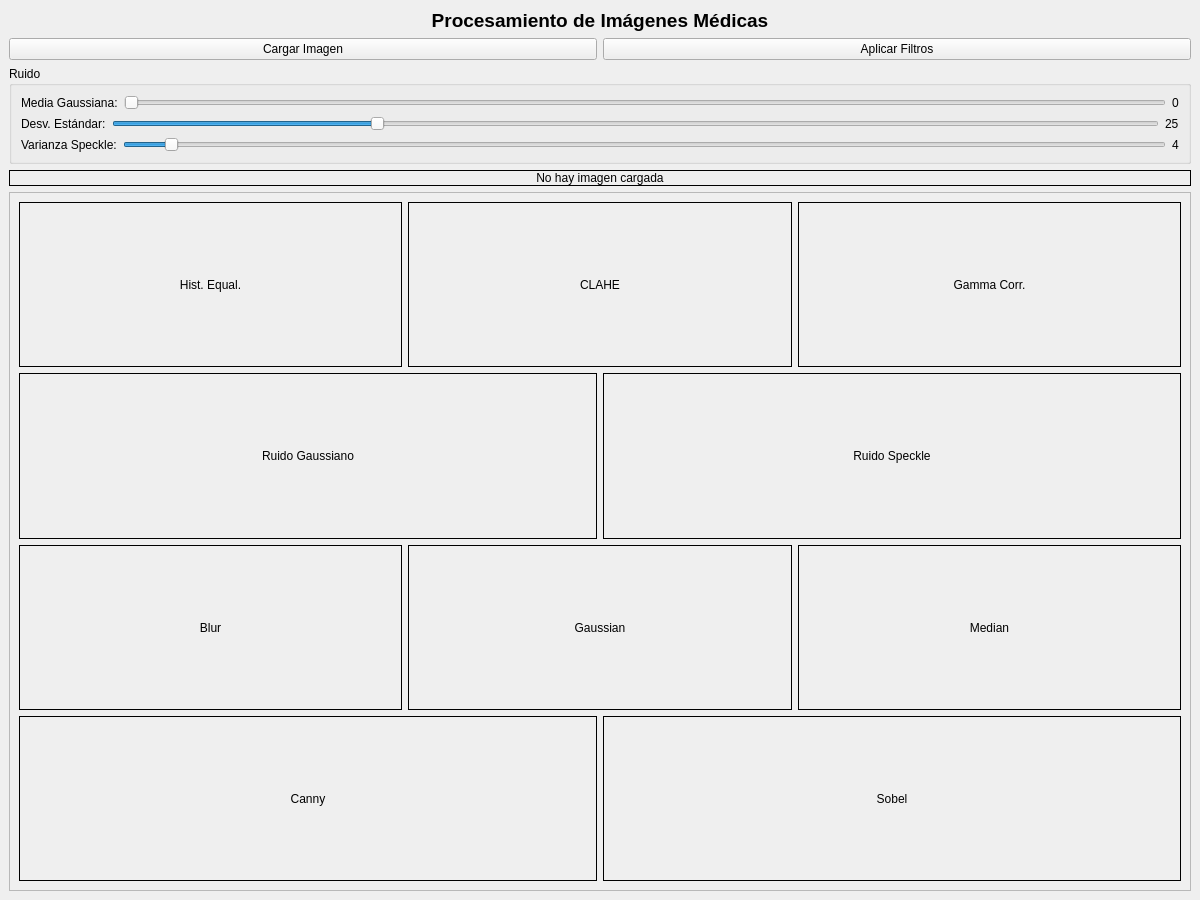
<?xml version="1.0" encoding="UTF-8"?>
<ui version="4.0">
    <class>MainWindow</class>
    <widget class="QMainWindow" name="MainWindow">
        <property name="geometry">
            <rect>
                <x>0</x>
                <y>0</y>
                <width>1200</width>
                <height>900</height>
            </rect>
        </property>
        <property name="windowTitle">
            <string>Vision por Computador - Imágenes Médicas</string>
        </property>
        <widget class="QWidget" name="centralWidget">
            <layout class="QVBoxLayout" name="verticalLayout">

                <!-- Título -->
                <item>
                    <widget class="QLabel" name="titleLabel">
                        <property name="text">
                            <string>Procesamiento de Imágenes Médicas</string>
                        </property>
                        <property name="alignment">
                            <set>Qt::AlignCenter</set>
                        </property>
                        <property name="font">
                            <font>
                                <pointsize>14</pointsize>
                                <weight>75</weight>
                                <bold>true</bold>
                            </font>
                        </property>
                    </widget>
                </item>

                <!-- Botones -->
                <item>
                    <layout class="QHBoxLayout" name="buttonLayout">
                        <item>
                            <widget class="QPushButton" name="loadButton">
                                <property name="text">
                                    <string>Cargar Imagen</string>
                                </property>
                            </widget>
                        </item>
                        <item>
                            <widget class="QPushButton" name="applyButton">
                                <property name="text">
                                    <string>Aplicar Filtros</string>
                                </property>
                            </widget>
                        </item>
                    </layout>
                </item>

                <!-- Grupo: Ruido -->
                <item>
                    <widget class="QGroupBox" name="noiseGroup">
                        <property name="title">
                            <string>Ruido</string>
                        </property>
                        <layout class="QVBoxLayout" name="noiseLayout">
                            <!-- Media Gaussiana -->
                            <item>
                                <layout class="QHBoxLayout" name="meanLayout">
                                    <item>
                                        <widget class="QLabel" name="meanLabel">
                                            <property name="text">
                                                <string>Media Gaussiana:</string>
                                            </property>
                                        </widget>
                                    </item>
                                    <item>
                                        <widget class="QSlider" name="meanSlider">
                                            <property name="orientation">
                                                <enum>Qt::Horizontal</enum>
                                            </property>
                                            <property name="minimum">
                                                <number>0</number>
                                            </property>
                                            <property name="maximum">
                                                <number>100</number>
                                            </property>
                                            <property name="value">
                                                <number>0</number>
                                            </property>
                                        </widget>
                                    </item>
                                    <item>
                                        <widget class="QLabel" name="meanValueLabel">
                                            <property name="text">
                                                <string>0</string>
                                            </property>
                                        </widget>
                                    </item>
                                </layout>
                            </item>

                            <!-- Desv. Estándar -->
                            <item>
                                <layout class="QHBoxLayout" name="stdLayout">
                                    <item>
                                        <widget class="QLabel" name="stdLabel">
                                            <property name="text">
                                                <string>Desv. Estándar:</string>
                                            </property>
                                        </widget>
                                    </item>
                                    <item>
                                        <widget class="QSlider" name="stdSlider">
                                            <property name="orientation">
                                                <enum>Qt::Horizontal</enum>
                                            </property>
                                            <property name="minimum">
                                                <number>0</number>
                                            </property>
                                            <property name="maximum">
                                                <number>100</number>
                                            </property>
                                            <property name="value">
                                                <number>25</number>
                                            </property>
                                        </widget>
                                    </item>
                                    <item>
                                        <widget class="QLabel" name="stdValueLabel">
                                            <property name="text">
                                                <string>25</string>
                                            </property>
                                        </widget>
                                    </item>
                                </layout>
                            </item>

                            <!-- Varianza Speckle -->
                            <item>
                                <layout class="QHBoxLayout" name="varLayout">
                                    <item>
                                        <widget class="QLabel" name="varLabel">
                                            <property name="text">
                                                <string>Varianza Speckle:</string>
                                            </property>
                                        </widget>
                                    </item>
                                    <item>
                                        <widget class="QSlider" name="varSlider">
                                            <property name="orientation">
                                                <enum>Qt::Horizontal</enum>
                                            </property>
                                            <property name="minimum">
                                                <number>0</number>
                                            </property>
                                            <property name="maximum">
                                                <number>100</number>
                                            </property>
                                            <property name="value">
                                                <number>4</number>
                                            </property>
                                        </widget>
                                    </item>
                                    <item>
                                        <widget class="QLabel" name="varValueLabel">
                                            <property name="text">
                                                <string>4</string>
                                            </property>
                                        </widget>
                                    </item>
                                </layout>
                            </item>
                        </layout>
                    </widget>
                </item>

                <!-- Imagen Original -->
                <item>
                    <widget class="QLabel" name="originalLabel">
                        <property name="text">
                            <string>No hay imagen cargada</string>
                        </property>
                        <property name="alignment">
                            <set>Qt::AlignCenter</set>
                        </property>
                        <property name="frameShape">
                            <enum>QFrame::Box</enum>
                        </property>
                    </widget>
                </item>

                <!-- Resultados Procesados -->
                <item>
                    <widget class="QScrollArea" name="resultsScroll">
                        <property name="widgetResizable">
                            <bool>true</bool>
                        </property>
                        <widget class="QWidget" name="scrollContent">
                            <layout class="QVBoxLayout" name="resultsLayout">

                                <!-- FILA 1: Iluminación -->
                                <item>
                                    <layout class="QHBoxLayout" name="lightingRow">
                                        <item>
                                            <widget class="QLabel" name="eqHistLabel">
                                                <property name="text">
                                                    <string>Hist. Equal.</string>
                                                </property>
                                                <property name="alignment">
                                                    <set>Qt::AlignCenter</set>
                                                </property>
                                                <property name="frameShape">
                                                    <enum>QFrame::Box</enum>
                                                </property>
                                            </widget>
                                        </item>
                                        <item>
                                            <widget class="QLabel" name="claheLabel">
                                                <property name="text">
                                                    <string>CLAHE</string>
                                                </property>
                                                <property name="alignment">
                                                    <set>Qt::AlignCenter</set>
                                                </property>
                                                <property name="frameShape">
                                                    <enum>QFrame::Box</enum>
                                                </property>
                                            </widget>
                                        </item>
                                        <item>
                                            <widget class="QLabel" name="gammaLabel">
                                                <property name="text">
                                                    <string>Gamma Corr.</string>
                                                </property>
                                                <property name="alignment">
                                                    <set>Qt::AlignCenter</set>
                                                </property>
                                                <property name="frameShape">
                                                    <enum>QFrame::Box</enum>
                                                </property>
                                            </widget>
                                        </item>
                                    </layout>
                                </item>

                                <!-- FILA 2: Ruido -->
                                <item>
                                    <layout class="QHBoxLayout" name="noiseRow">
                                        <item>
                                            <widget class="QLabel" name="noisyGaussLabel">
                                                <property name="text">
                                                    <string>Ruido Gaussiano</string>
                                                </property>
                                                <property name="alignment">
                                                    <set>Qt::AlignCenter</set>
                                                </property>
                                                <property name="frameShape">
                                                    <enum>QFrame::Box</enum>
                                                </property>
                                            </widget>
                                        </item>
                                        <item>
                                            <widget class="QLabel" name="noisySpeckleLabel">
                                                <property name="text">
                                                    <string>Ruido Speckle</string>
                                                </property>
                                                <property name="alignment">
                                                    <set>Qt::AlignCenter</set>
                                                </property>
                                                <property name="frameShape">
                                                    <enum>QFrame::Box</enum>
                                                </property>
                                            </widget>
                                        </item>
                                    </layout>
                                </item>

                                <!-- FILA 3: Suavizado -->
                                <item>
                                    <layout class="QHBoxLayout" name="smoothingRow">
                                        <item>
                                            <widget class="QLabel" name="blurLabel">
                                                <property name="text">
                                                    <string>Blur</string>
                                                </property>
                                                <property name="alignment">
                                                    <set>Qt::AlignCenter</set>
                                                </property>
                                                <property name="frameShape">
                                                    <enum>QFrame::Box</enum>
                                                </property>
                                            </widget>
                                        </item>
                                        <item>
                                            <widget class="QLabel" name="gaussianLabel">
                                                <property name="text">
                                                    <string>Gaussian</string>
                                                </property>
                                                <property name="alignment">
                                                    <set>Qt::AlignCenter</set>
                                                </property>
                                                <property name="frameShape">
                                                    <enum>QFrame::Box</enum>
                                                </property>
                                            </widget>
                                        </item>
                                        <item>
                                            <widget class="QLabel" name="medianLabel">
                                                <property name="text">
                                                    <string>Median</string>
                                                </property>
                                                <property name="alignment">
                                                    <set>Qt::AlignCenter</set>
                                                </property>
                                                <property name="frameShape">
                                                    <enum>QFrame::Box</enum>
                                                </property>
                                            </widget>
                                        </item>
                                    </layout>
                                </item>

                                <!-- FILA 4: Bordes -->
                                <item>
                                    <layout class="QHBoxLayout" name="edgesRow">
                                        <item>
                                            <widget class="QLabel" name="cannyLabel">
                                                <property name="text">
                                                    <string>Canny</string>
                                                </property>
                                                <property name="alignment">
                                                    <set>Qt::AlignCenter</set>
                                                </property>
                                                <property name="frameShape">
                                                    <enum>QFrame::Box</enum>
                                                </property>
                                            </widget>
                                        </item>
                                        <!-- Agrega esta etiqueta para Sobel -->
                                        <item>
                                            <widget class="QLabel" name="sobelLabel">
                                                <property name="text">
                                                    <string>Sobel</string>
                                                </property>
                                                <property name="alignment">
                                                    <set>Qt::AlignCenter</set>
                                                </property>
                                                <property name="frameShape">
                                                    <enum>QFrame::Box</enum>
                                                </property>
                                            </widget>
                                        </item>
                                    </layout>
                                </item>
                            </layout>
                        </widget>
                    </widget>
                </item>
            </layout>
        </widget>
    </widget>
    <resources/>
    <connections/>
</ui>
